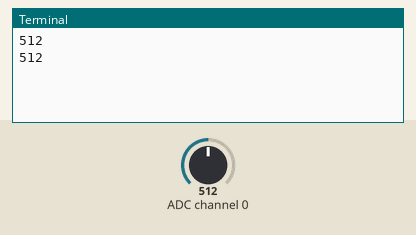
This program was run on a simulated Raspberry Pi (BCM pin numbers). Shown: the last lines printed to the terminal. The inputs (shaded band) are chosen by the test bench; at power-on: ADC channel 0 = 512 (analog values on the 0–1023 scale).

Above: at 1.2 s.
1.3 s: ADC channel 0 set to 716
At 2.4 s:
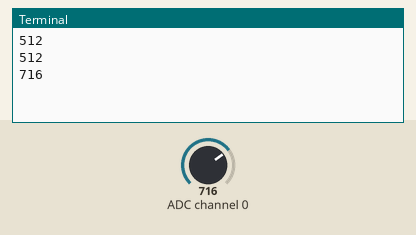
2.8 s: ADC channel 0 set to 900
At 3.8 s:
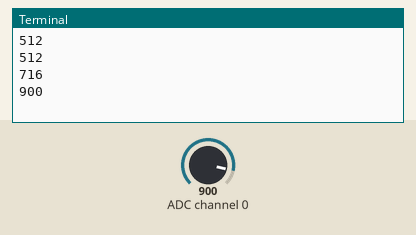
Timing chart, 0 to 5.8 s (numbered marks = the images above; inputs shaded):
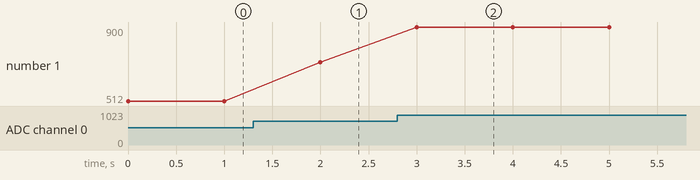

The program:

adc.py
```python
import spidev
import time

adc = spidev.SpiDev()
adc.open(0,0)

def readadc(channel):
  r = adc.xfer2([1, (8+channel)<<4, 0])
  adcout = ((r[1]&3) << 8) + r[2]
  return adcout

while True:
  print(readadc(0))
  time.sleep(1)
```

Measured:
- after the input at 1.3 s, the terminal: prints a new line after 0.70 s (image 1)
- after the input at 2.8 s, the terminal: prints a new line after 0.20 s (image 2)
- plotted number 1: 512 → 716 after the input at 1.3 s, 716 → 900 after the input at 2.8 s
